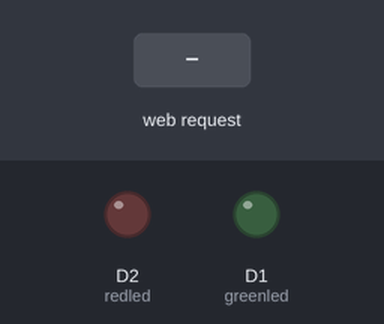
This sketch was run on a simulated ESP8266 (NodeMCU). On the bench: output pins drawn as LEDs (lit = HIGH). Inputs (shaded band) come from the test bench. WiFi joins after 1.5 s; servers stay silent unless stated; what the sketch prints to the serial monitor is not drawn.

Above: at 2.7 s.
2.8 s: HTTP request GET /green/on received
At 3.8 s:
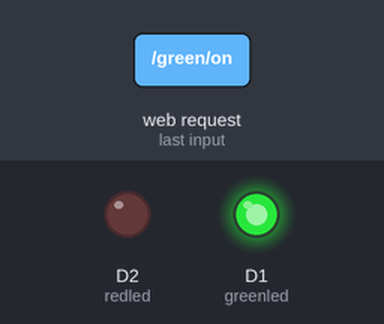
4.3 s: HTTP request GET /red/on received
At 4.8 s:
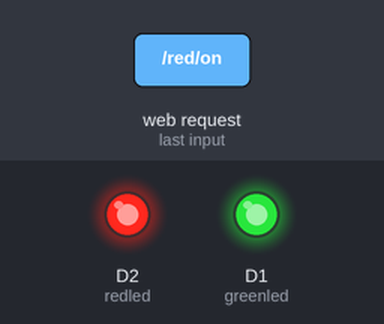
5.8 s: HTTP request GET /green/off received
At 6.1 s:
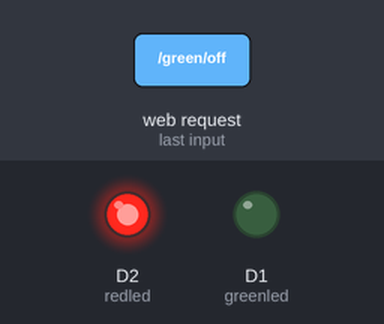
Timing chart, 0 to 8.8 s (numbered marks = the images above; inputs shaded):
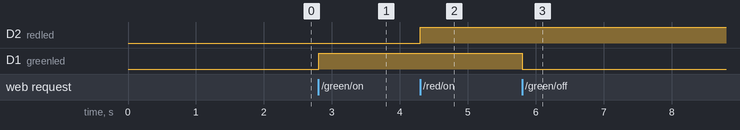

The sketch:

NodeMcuWebServer.ino
```cpp
#include <ESP8266WiFi.h>
//==============================================DEFINITIONS========================================================
const char* ssid     = "----------"; // Please write your wifi connect name
const char* password = "----------"; // Please write your wifi password
WiFiServer server(80);// This command open number of port 80, you connect nodenmcu web server with this port number
String header; // This command definition variable for html command
int greenled = D1; //Variable of green led. You should connect green led this pin
int redled = D2; //Variable of red led. You should connect red led this pin
String greenstate = "off";// Definition State of Green Led
String redstate = "off";// Definition State of Red Led
//==============================================SETUPS========================================================
void setup() {
  Serial.begin(9600);
  pinMode(greenled, OUTPUT); // Set this port output
  pinMode(redled, OUTPUT); // Set this port output
  digitalWrite(greenled, LOW); // Set state of port low
  digitalWrite(redled, LOW); // Set state of port low
  WiFi.begin(ssid, password); //This command connet to your wifi
  Serial.print("Connecting to ");
  Serial.println(ssid);
  while (WiFi.status() != WL_CONNECTED) { //waits until it is connected and write "."
    delay(500);
    Serial.print(".");
  }
  Serial.println("");
  Serial.println("WiFi connected.");
  Serial.println("IP address: ");
  Serial.println(WiFi.localIP());// This command show ip address in arduino serial editor. You will connect with this ip address to webserver interface
  server.begin();
}
//==============================================CODES========================================================
void loop(){
  WiFiClient client = server.available();   // This command listen for incoming clients
  if (client) {                             // If a new client connects,
    String currentLine = "";                // This variable is set up for connected users
    while (client.connected()) {            // If user connects this loop start working
      if (client.available()) {             // If there's bytes to read from the client,
        char c = client.read();             // This comand register to read value
        Serial.write(c);                    // Print character on Serial Monitor
        header += c;
        if (c == '\n') {
          if (currentLine.length() == 0) {
			//Below commands give information for client. If clinent connects with success turn http OK code.
            client.println("HTTP/1.1 200 OK");
            client.println("Content-type:text/html");
            client.println("Connection: close");
            client.println();
            //Below commands decide for reads variable.
			if (header.indexOf("GET /green/on") >= 0) {
              Serial.println("green on");
              greenstate = "on";
              digitalWrite(greenled, HIGH);
            } else if (header.indexOf("GET /green/off") >= 0) {
              Serial.println("green off");
              greenstate = "off";
              digitalWrite(greenled, LOW);
            } else if (header.indexOf("GET /red/on") >= 0) {
              Serial.println("red on");
              redstate = "on";
              digitalWrite(redled, HIGH);
            } else if (header.indexOf("GET /red/off") >= 0) {
              Serial.println("red off");
              redstate = "off";
              digitalWrite(redled, LOW);
            }

            // Belows command shows html page.
            client.println("<!DOCTYPE html><html>");
            client.println("<head><meta name=\"viewport\" content=\"width=device-width, initial-scale=1\">");
            client.println("<link rel=\"icon\" href=\"data:,\">");
            // CSS to style the ON and OFF buttons
            // With below commands you can change style of buttons your prefers.
            client.println("<style>html { font-family: Helvetica; display: inline-block; margin: 0px auto; text-align: center;}");
            client.println(".button {border-radius: 50px; background-color: #4CAF50; border: none; border: none; color: white; padding: 15px 32px; text-align: center; text-decoration: none;display: inline-block; font-size: 16px; margin: 4px 2px; cursor: pointer;}");
            client.println("text-decoration: none; font-size: 30px; margin: 2px; cursor: pointer;}");
            client.println(".button1 { background-color: #4CAF50;border-radius: 50px;}");
            client.println(".button2 { background-color: #555555;border-radius: 50px;}");
            client.println(".button3 { background-color: #f44336;border-radius: 50px;}");
            client.println(".button4 { background-color: #555555;border-radius: 50px;}</style></head>");
			// Web Page Heading
            client.println("<body><h1>NodeMCU V3 WEB SERVER</h1>");
            // Below commands shows State of green led.
            client.println("<p>GREEN - STATE: " + greenstate + "</p>");
            // If state of green led is off, on button fills green, off button fills gray.
            if (greenstate == "off") {
              client.println("<a href=\"/green/on\"><button class=\"button\">ON</button></a>");
              client.println("<button class=\"button button2\">OFF</button>");
			} else {
              client.println("<button class=\"button button2\">ON</button>");
              client.println("<a href=\"/green/off\"><button class=\"button button1\">OFF</button></a>");
			}

            client.println("<p>RED - STATE: " + redstate + "</p>");
            // If state of red led is off, on button fills red, off button fills gray.
            if (redstate == "off") {
              client.println("<a href=\"/red/on\"><button class=\"button button3\">ON</button></a>");
              client.println("<button class=\"button button4\">OFF</button>");
            } else {
              client.println("<button class=\"button button4\">ON</button>");
			  client.println("<a href=\"/red/off\"><button class=\"button button3\">OFF</button></a>");
            }
			  client.println("<p style=font-family:'Courier New'>Version 1.0</p>");
              client.println("</body></html>");
				client.println();
            break;
          } else { // if you got a newline, then clear currentLine
            currentLine = "";
          }
		} else if (c != '\r') {  // if you got anything else but a carriage return character,
          currentLine += c;      // add it to the end of the currentLine
        }
      }
    }
    header = "";
    client.stop();// Close connection
    Serial.println("Client disconnected.");
    Serial.println("");
  }
}
```

Measured:
- after the input at 2.8 s, D1 (greenled): LOW → HIGH at once
- after the input at 4.3 s, D2 (redled): LOW → HIGH at once
- after the input at 5.8 s, D1 (greenled): HIGH → LOW at once
